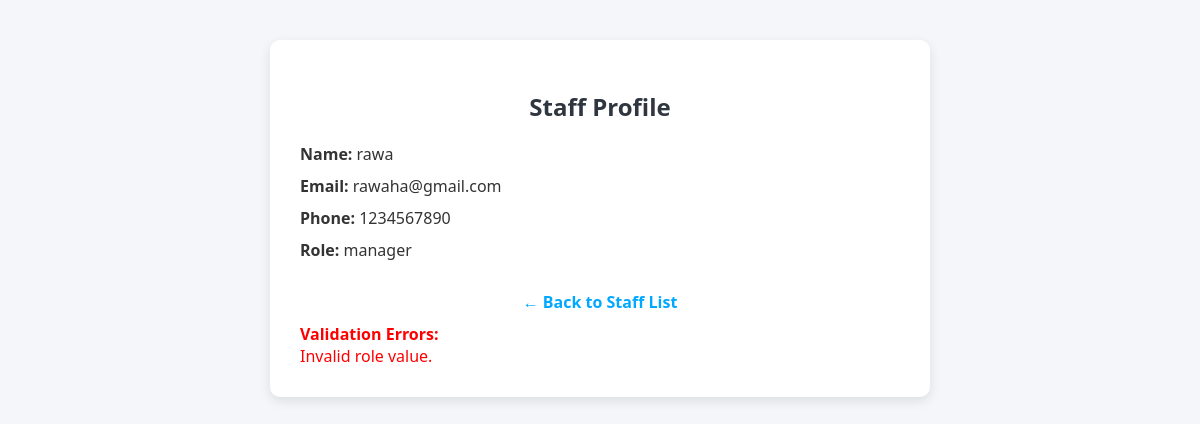
Screenshot of /admin/staff/view?id=123461 (signed in) with the database file from the repository.
### tables this page shows
CREATE TABLE `staff` (
  `staff_id` int(6) UNSIGNED NOT NULL,
  `name` varchar(25) NOT NULL,
  `email` varchar(55) NOT NULL DEFAULT 'Not Null',
  `password` text NOT NULL,
  `role` varchar(30) NOT NULL,
  `phone` varchar(15) DEFAULT NULL,
  `profile_picture` varchar(255) DEFAULT NULL
);

### app/controllers/AdminController.php (called while the page is built, shortened)
<?php
class AdminController
{
    public function staffView()
    {
        $id = $_GET['id'] ?? null;
        $staff = StaffModel::findById($id);
        View::render('admin.staff_profile', ['staff' => $staff]);
    }
}

### index.php (called while the page is built, shortened)
<?php
require_once __DIR__ . '/app/core/Router.php';

### app/models/StaffModel.php (called while the page is built, shortened)
<?php
class StaffModel
{
public static function findById($staffId)
{
    $db = Database::connect();
    $stmt = $db->prepare("SELECT * FROM staff WHERE staff_id = :staff_id");
    $stmt->execute([':staff_id' => $staffId]);
    return $stmt->fetch(PDO::FETCH_ASSOC);
}
}

### app/views/admin/staff_profile.php (the view, shortened to what this page needs)
<!DOCTYPE html>
<html lang="en">
<head>
  <link rel="stylesheet" href="\quick_serve\assets\css\admin\staff_profile.css" />
</head>
<body>
  <div class="profile-container">
    <h2>Staff Profile</h2>
    <p><strong>Name:</strong> <?= htmlspecialchars($staff['name']) ?></p>
    <p><strong>Email:</strong> <?= htmlspecialchars($staff['email']) ?></p>
    <p><strong>Phone:</strong> <?= $staff['phone'] ? htmlspecialchars($staff['phone']) : 'Not provided' ?></p>
    <p><strong>Role:</strong> <?= htmlspecialchars($staff['role']) ?></p>
    <a href="/quick_serve/admin/staff/list" class="back-link">← Back to Staff List</a>
  </div>
</body>
</html>

### assets/css/admin/staff_profile.css (style rules this page uses)
body { font-family: 'Segoe UI', sans-serif; background-color: #f5f6fa; padding: 40px 20px; margin: 0; }
.profile-container { max-width: 600px; margin: 0 auto; background-color: #fff; padding: 30px; border-radius: 10px; box-shadow: 0 4px 12px rgba(0,0,0,0.1); }
h2 { text-align: center; color: #2f3640; margin-bottom: 20px; }
p { font-size: 1rem; margin: 10px 0; color: #333; }
.back-link { display: block; text-align: center; margin-top: 30px; text-decoration: none; color: #00a8ff; font-weight: bold; }

### rows the page displays
staff: name "rawa", email "rawaha@gmail.com", phone "1234567890", role "manager"
